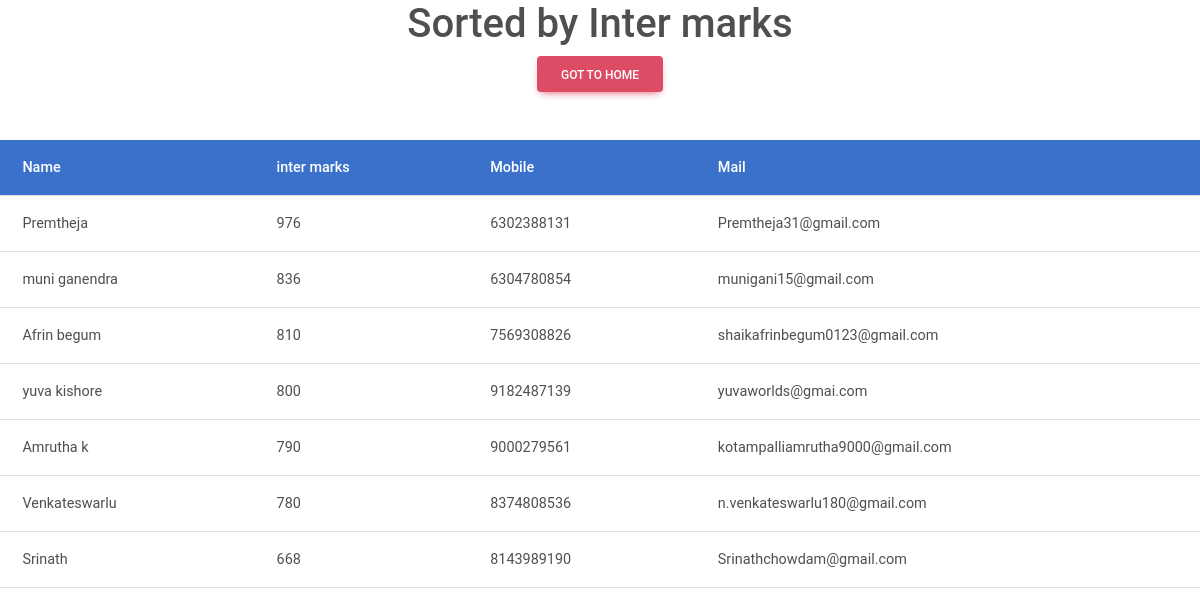
Screenshot of /sortInter/ with the database file from the repository.
### app/models.py (models this page shows, shortened)
class DataStorage(models.Model):
    name=models.CharField(max_length=100)
    tenth_marks=models.DecimalField(max_digits=4,decimal_places=2)
    inter_marks=models.PositiveIntegerField()
    degree_marks=models.DecimalField(max_digits=4,decimal_places=2)
    mobile=models.BigIntegerField(unique=True)
    mail=models.EmailField(max_length=254,unique=True)
    skills=models.CharField(max_length=200)
    work_experience=models.PositiveSmallIntegerField()

### app/views.py (the view)
# urls.py: path('sortInter/',sortInter,name='sortInter'),
def sortInter(request):
    R=DataStorage.objects.all().order_by('-inter_marks')
    d={'R':R}
    return render(request,'sortInter.html',d)

### templates/sortInter.html (shortened to what this page needs)
{% load static %}
<!DOCTYPE html>
<html lang="en">
<head>
    <link rel="stylesheet" href="{% static 'css/mdb.min.css' %}">
</head>
<body>
    <center>
        <h1>Sorted by Inter marks</h1>
        <a href="{% url 'home' %}"><button class="btn btn-danger">got to home</button></a>
        <table class="table align-middle mb-0 bg-white mt-5">
            <thead class="bg-primary text-white">
            <tr>
                <th>Name</th>
                <th>inter marks</th>
                <th>Mobile</th>
                <th>Mail</th>
            </tr>
            </thead>
            {% for i in R %}
            <tr>
                <td>{{i.name}}</td>
                <td>{{i.inter_marks}}</td>
                <td>{{i.mobile}}</td>
                <td>{{i.mail}}</td>
            </tr>
            {% endfor %}
        </table>
    </center>
</body>
</html>

### rows the page displays
DataStorage: name "Premtheja", inter_marks "976", mobile "6302388131", mail "Premtheja31@gmail.com"
DataStorage: name "muni ganendra", inter_marks "836", mobile "6304780854", mail "munigani15@gmail.com"
DataStorage: name "Afrin begum", inter_marks "810", mobile "7569308826", mail "shaikafrinbegum0123@gmail.com"
DataStorage: name "yuva kishore", inter_marks "800", mobile "9182487139", mail "yuvaworlds@gmai.com"
DataStorage: name "Amrutha k", inter_marks "790", mobile "9000279561", mail "kotampalliamrutha9000@gmail.com"
DataStorage: name "Venkateswarlu", inter_marks "780", mobile "8374808536", mail "n.venkateswarlu180@gmail.com"
DataStorage: name "Srinath", inter_marks "668", mobile "8143989190", mail "Srinathchowdam@gmail.com"
